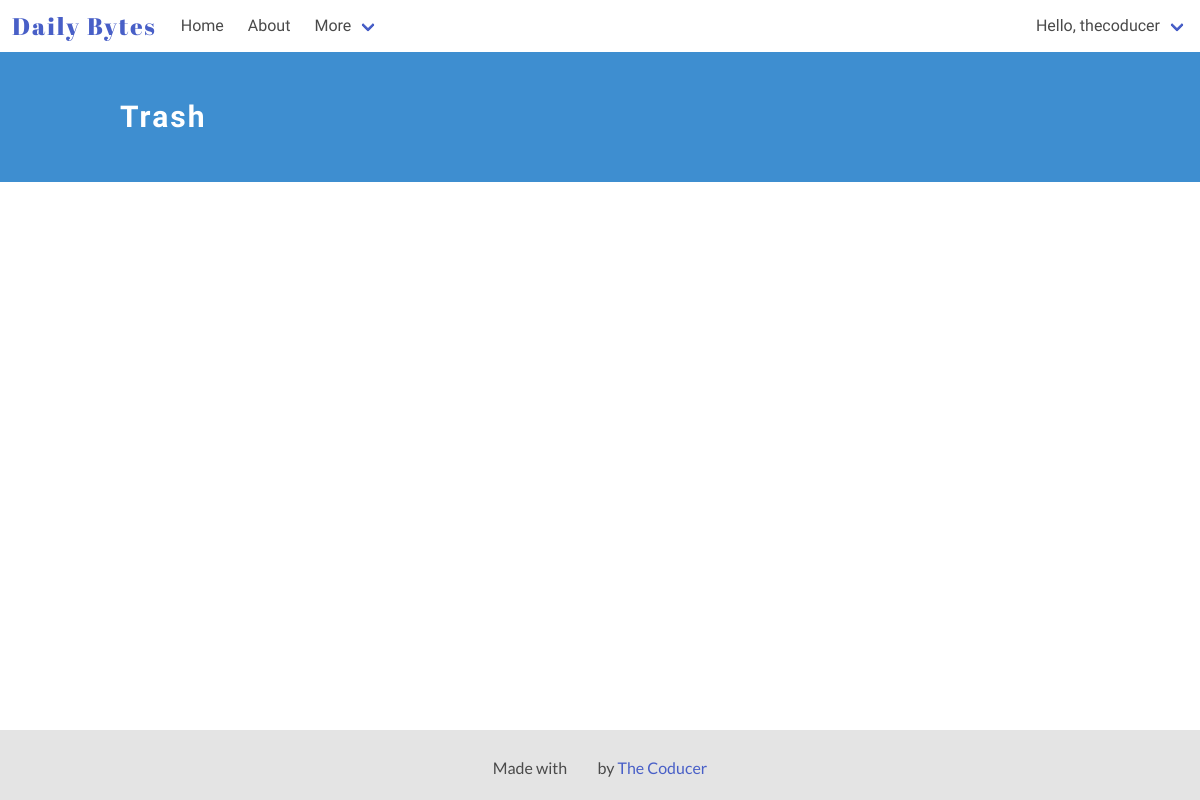
Page /trash/ (signed in) on the earlier database version.
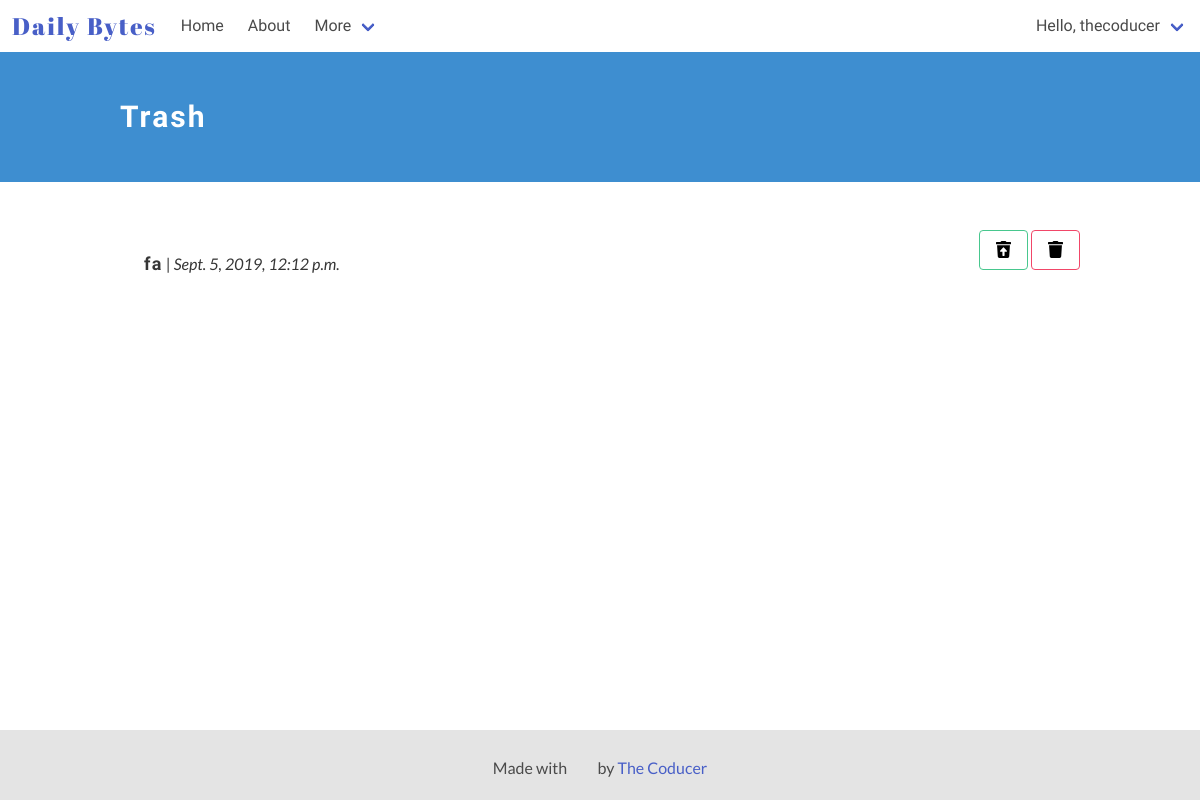
Same page on the later database version.
### diary_app/models.py (models this page shows)
class Entry(models.Model):
    author = models.ForeignKey(User, on_delete=models.CASCADE) # User is an auth model
    title = models.CharField(max_length=100, default='', verbose_name="")
    text = RichTextUploadingField(verbose_name="")
    date_posted = models.DateTimeField(auto_now_add = True)
    trash = models.BooleanField(default=False)
    """ def __str__(self):
        return 'Entry #{}'.format(self.id) """
    class Meta:
        verbose_name_plural = 'entries'

### diary_app/views.py (the view)
# urls.py: path('trash/', views.Trash, name='trash'),
@login_required
def Trash(request):
        entries = Entry.objects.filter(author=request.user, trash=True)
        entries = entries.order_by('-date_posted')
        count_entries = entries.count()
        context = {'entries': entries, 'count_entries': count_entries}
        return render(request, 'diary_app/trash.html', context)

### diary_app/templates/diary_app/trash.html (shortened to what this page needs)
<!DOCTYPE html>
<html lang="en">
<head>
</head>
<body>
    {% extends "./base.html" %}
    {% block content %}
    {% load static %}
    <section class="hero is-info">
        <div class="hero-body">
        <div class="container">
            <h1 class="title">
                Trash
            </h1>
        </div>
        </div>
    </section>
    <section class="section">
        <div class="container">
        {% for entry in entries %}
            <article class="media">
            <div class="media-content">
                <a href="/entry/{{entry.id}}">
                <div class="content notification readmore-div">
                    <p>
                        <strong class="entry-title">{{ entry.title }}</strong> | <i>{{ entry.date_posted }}</i>
                    </p>
                </div>
                </a>
            </div>
            <div class="media-right">
                    <button class="button is-success is-outlined" type="submit" name="restore" value="restore" title="Restore from trash" href="/delete/{{entry.id}}"><img src="{% static '/images/restore.svg' %}" alt="Delete" width=15px height=15px color: red;></button>
                    <button class="button is-danger is-outlined" type="submit" name="delete-forever" value="delete-forever" title="Delete forever" href="/delete/{{entry.id}}"><img src="{% static '/images/trash.svg' %}" alt="Delete" width=15px height=15px color: red;></button>
            </div>
            </article>
        {% endfor %}
        </div>
    </section>
    {% endblock %}

### diary_app/templates/diary_app/base.html (shortened to what this page needs)
<!DOCTYPE html>
<html lang="en">
<head>
    {% load static %}
    <link rel="stylesheet" href="https://cdnjs.cloudflare.com/ajax/libs/bulma/0.6.2/css/bulma.min.css" />
    <link rel="stylesheet" type="text/css" href="//code.ionicframework.com/ionicons/2.0.1/css/ionicons.min.css" />
    <link rel="stylesheet" href="{% static '/css/main.css' %}">
</head>
<body>
    {% include "./header.html" %}
    {% block content %} {% endblock %}
    {% include "./footer.html" %}
</body>
</html>

### diary_app/templates/diary_app/header.html (shortened to what this page needs)
{% load static %}
<div id="app">
<nav class="navbar" role="navigation" aria-label="main navigation">
    <div class="navbar-brand">
      <a class="navbar-item" href="{% url 'home' %}">
        <h1 class="logo">Daily Bytes</h1>
      </a>
    </div>
    <div id="navbarBasicExample" class="navbar-menu">
      <div class="navbar-start">
        <a class="navbar-item" href="{% url 'home' %}">
            Home
        </a>
        <a class="navbar-item" href="/about/">
            About
        </a>
        <div class="navbar-item has-dropdown is-hoverable">
          <a class="navbar-link">
            More
          </a>
        </div>
      </div>
      <div class="navbar-end">
          <div class="navbar-item has-dropdown is-hoverable">
              <a class="navbar-link">
                  {% if user.first_name %}
                    Hello, {{ user.first_name }}
                  {% elif user.username %}
                    Hello, {{ user.username}}
                  {% endif %}
              </a>
            </div>
      </div>
    </div>
  </nav>
 </div>

### diary_app/templates/diary_app/footer.html
<footer class="footer">
        <div class="has-text-centered">
          <p>
                Made with <i class="icon ion-heart"></i> by <a href="https://thecoducer.github.io/" target="_blank">The Coducer</a>
          </p>
        </div>
      </footer>

### diary_app/static/css/main.css (style rules this page uses)
body { display: flex; flex-direction: column; height: 100vh; font-family: 'Lato', sans-serif; }
.logo { font-family: 'Abril Fatface', cursive; font-size: 1.5em; letter-spacing: 2px; }
.navbar-item { font-family: 'Libre Franklin', sans-serif; }
.title { font-size: 30px; }
.title, .subtitle { font-family: 'Raleway', sans-serif; letter-spacing: 2px; }
p { font-family: 'Lato', sans-serif; }
.entry-title { font-family: 'Libre Franklin', sans-serif; font-size: 18px; letter-spacing: 1.3px; }
.footer { flex-shrink: 0; padding: 20px; background-color: #e4e4e4; }
.section { flex: 1 0 auto; }
.readmore-div { background-color: transparent; color: #363636; }

Differences in the rows shown:
added Entry: title "fa", date_posted "Sept. 5, 2019, 12:12 p.m."
